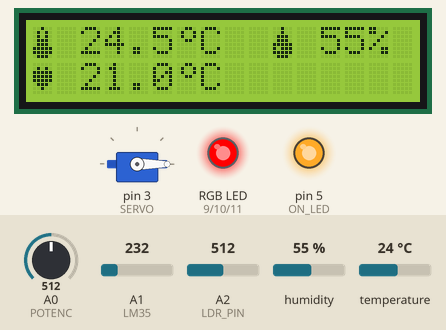
A sketch run on a simulated Arduino Uno, built with avr-gcc and run on an emulated ATmega328P. On the bench: servo, 16×2 character LCD, an RGB LED mixed from three pins (HIGH = lit), output pins drawn as LEDs (lit = HIGH). Inputs (shaded band) come from the test bench; at power-on: temperature 24 °C, A1 (LM35) = 232, A0 (POTENC) = 512, A2 (LDR_PIN) = 512, humidity 55 %.

Above: at 1.3 s.
1.4 s: temperature set to 19 °C
At 4.38 s:
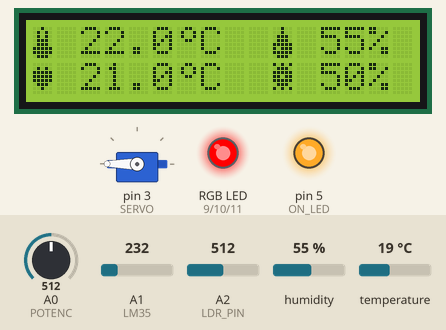
5.9 s: temperature set to 16 °C
At 6.5 s:
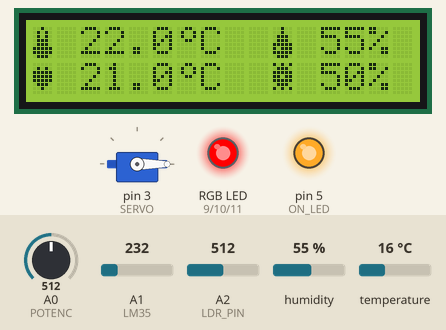
9.3 s: A1 (LM35) set to 255
At 9.57 s:
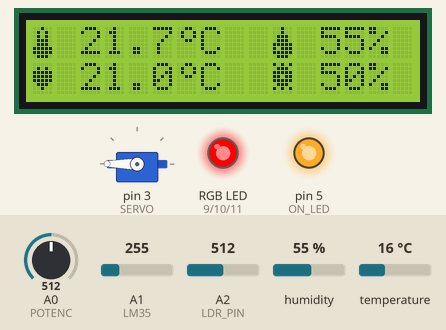
10.9 s: A0 (POTENC) set to 542
At 13.16 s:
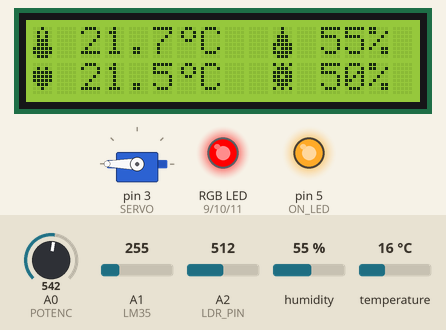
14.5 s: A0 (POTENC) set to 568
At 17.7 s:
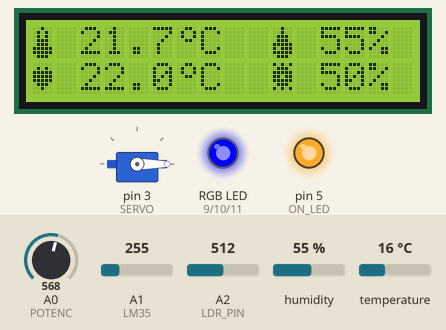
18.1 s: A2 (LDR_PIN) set to 716
At 18.7 s:
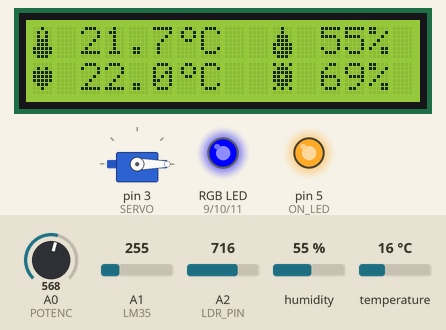
Timing chart, 0 to 20.7 s (numbered marks = the images above; inputs shaded):
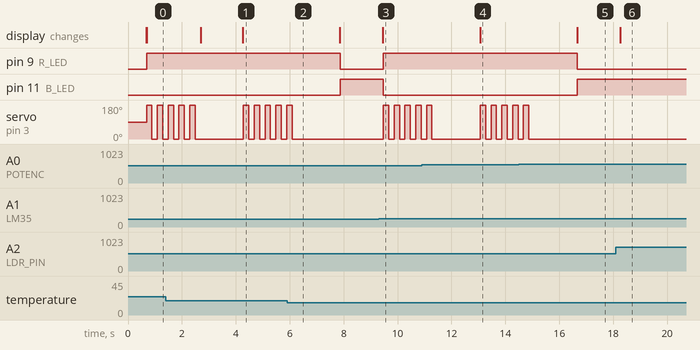

The sketch:

estacion.ino
```cpp
#include <DHT11.h>
#include <LiquidCrystal_I2C.h>
#include <Servo.h>

#define R_LED 9
#define G_LED 10
#define B_LED 11
#define ON_LED 5
#define SERVO 3

// Pines analógicos
#define POTENC A0
#define LM35 A1
#define LDR_PIN A2

// Pin sensor digital
#define DHT_PIN 2

DHT11 dhtSensor(DHT_PIN);
LiquidCrystal_I2C lcd(0x27, 16, 2);
Servo miServo;  // Crea el objeto servo
int pos = 0;    // Posición del servo

// Iconos personalizados
byte termometro[8] = {
  B00100,
  B01010,
  B01010,
  B01110,
  B01110,
  B11111,
  B11111,
  B01110
};

byte gota[8] = {
  B00100,
  B00100,
  B01110,
  B01110,
  B11111,
  B10111,
  B11111,
  B01110
};

byte corazon[8] = {
  B00000,
  B01010,
  B11111,
  B11111,
  B11111,
  B01110,
  B00100,
  B00000
};

byte sol[8] = {
  B10101,
  B01110,
  B11111,
  B11011,
  B11111,
  B01110,
  B10101,
  B00000
};

// º
byte simboloGrados[8] = {
  B00110,
  B01001,
  B01001,
  B00110,
  B00000,
  B00000,
  B00000,
  B00000
};

void setup() {
  Serial.begin(9600);
  pinMode(R_LED, OUTPUT);
  pinMode(G_LED, OUTPUT);
  pinMode(B_LED, OUTPUT);
  pinMode(ON_LED, OUTPUT);

  miServo.attach(SERVO);

  lcd.init();
  lcd.backlight();
  digitalWrite(ON_LED, HIGH);
  // Registro de caracteres especiales en la memoria CGRAM (0 a 4)
  lcd.createChar(0, termometro);
  lcd.createChar(1, gota);
  lcd.createChar(2, corazon);
  lcd.createChar(3, sol);
  lcd.createChar(4, simboloGrados);
}

void loop() {
    float t = temperaturaHumedad(); // lectura+escritura DHT11 y LM35
    float td = temperaturaDeseada(); // lectura+escritura potenciómetro
    if (t>td) {
      rgb_color("rojo");
      abanicar_con_servo();
    } else {
      rgb_color("azul");
    }
    luminosidad(); // lectura+escritura LDR
    delay(1000);
}

void abanicar_con_servo() {
  for (int i=0; i<10; i++) {
    if (i%2==0) {
      miServo.write(180);
    } else {
      miServo.write(0);
    }
    delay(200);
  }
}

float temperaturaHumedad() {
  // 1. Lectura DHT11
  int dhtTemp = 0;
  int dhtHum = 0;
  dhtSensor.readTemperatureHumidity(dhtTemp, dhtHum);

  // 2. Lectura LM35 con referencia interna de 1.1 V
  analogReference(INTERNAL);
  analogRead(LM35); // Lectura de descarte para estabilizar ADC tras cambio de referencia
  delay(10);

  long sumaLM35 = 0;
  for (int i = 0; i < 10; i++) {
    sumaLM35 += analogRead(LM35);
    delay(2);
  }
  float readingLM35 = (float)sumaLM35 / 10.0;
  float lm35Temp = (readingLM35 * (1100.0 / 1024.0)) / 10.0;

  // Cálculo de temperatura media
  float tempMedia = (lm35Temp + (float)dhtTemp) / 2.0;

  // Actualización TºC y H% en LCD
  // Fila 0: [Termometro] TempMedia°C  [Gota] Humedad%
  lcd.setCursor(0, 0);
  lcd.write(byte(0)); // Termómetro
  lcd.setCursor(2, 0);
  if (tempMedia < 10.0) lcd.print(" ");
  lcd.print(tempMedia, 1);
  lcd.write(byte(4)); // Grado °
  lcd.print("C");

  lcd.setCursor(10, 0);
  lcd.write(byte(1)); // Gota
  if (dhtHum < 10) lcd.print("  ");
  else if (dhtHum < 100) lcd.print(" ");
  lcd.print(dhtHum);
  lcd.print("% ");

  return tempMedia;
}

float temperaturaDeseada() {
  analogReference(DEFAULT);
  analogRead(POTENC); // Lectura de descarte para estabilizar ADC a 5 V
  delay(10);

  int potVal = analogRead(POTENC);
  float temp_deseada = obtenerTemperatura(potVal);

  // Fila 1 izquierda: [Corazon] TempDeseada°C  [Sol]
  lcd.setCursor(0, 1);
  lcd.write(byte(2)); // Corazón
  lcd.setCursor(2, 1);
  if (temp_deseada < 10.0) lcd.print(" ");
  lcd.print(temp_deseada, 1);
  lcd.write(byte(4)); // Grado °
  lcd.print("C");

  return temp_deseada;
}

void luminosidad() {
  int ldrVal = analogRead(LDR_PIN);
  int luzPorcentaje = map(ldrVal, 0, 1023, 0, 100);
  luzPorcentaje = constrain(luzPorcentaje, 0, 100);

  // Fila 1 derecha: [Sol] Luz%
  lcd.setCursor(10, 1);
  lcd.write(byte(3)); // Sol
  if (luzPorcentaje < 10) lcd.print("  ");
  else if (luzPorcentaje < 100) lcd.print(" ");
  lcd.print(luzPorcentaje);
  lcd.print("% ");
}

float obtenerTemperatura(int x) {
  int indice = map(x, 0, 1023, 0, 44);
  return 10.0 + (indice * 0.5);
}

void rgb_color(String color) {
  // Convertimos el texto a minúsculas para evitar errores de mayúsculas
  color.toLowerCase();

  if (color == "white" || color == "blanco") {
    analogWrite(R_LED, 180);
    analogWrite(G_LED, 200);
    analogWrite(B_LED, 100);
  }
  else if (color == "red" || color == "rojo") {
    analogWrite(R_LED, 255);
    analogWrite(G_LED, 0);
    analogWrite(B_LED, 0);
  }
  else if (color == "green" || color == "verde") {
    analogWrite(R_LED, 0);
    analogWrite(G_LED, 255);
    analogWrite(B_LED, 0);
  }
  else if (color == "blue" || color == "azul") {
    analogWrite(R_LED, 0);
    analogWrite(G_LED, 0);
    analogWrite(B_LED, 255);
  }
  else if (color == "yellow" || color == "amarillo") {
    analogWrite(R_LED, 255);
    analogWrite(G_LED, 255);
    analogWrite(B_LED, 0);
  }
  else if (color == "cyan" || color == "celeste") {
    analogWrite(R_LED, 0);
    analogWrite(G_LED, 255);
    analogWrite(B_LED, 255);
  }
  else if (color == "magenta" || color == "rosa") {
    analogWrite(R_LED, 255);
    analogWrite(G_LED, 0);
    analogWrite(B_LED, 255);
  }
  else if (color == "orange" || color == "naranja") {
    analogWrite(R_LED, 255);
    analogWrite(G_LED, 128); // El verde a la mitad da el tono naranja
    analogWrite(B_LED, 0);
  }
  else if (color == "purple" || color == "morado") {
    analogWrite(R_LED, 128);
    analogWrite(G_LED, 0);
    analogWrite(B_LED, 128);
  }
  else if (color == "off" || color == "apagado") {
    analogWrite(R_LED, 0);
    analogWrite(G_LED, 0);
    analogWrite(B_LED, 0);
  }
  else {
    // Si el color no existe, parpadea en rojo como alerta de error
    for(int i = 0; i < 3; i++) {
      analogWrite(R_LED, 255); delay(100);
      analogWrite(R_LED, 0);   delay(100);
    }
  }
}
```

Measured:
- the behaviour switches between 18 and 17 °C on temperature (found by bisection; images 1 and 2)
- the behaviour switches between 242 and 243 on A1 (LM35) (found by bisection; images 2 and 3)
- the behaviour switches between 557 and 558 on A0 (POTENC) (found by bisection; images 4 and 5)
- after the input at 1.4 s, the display: first differs from a run without the input after 2.9 s (image 1)
- after the input at 5.9 s, pin 9 (R_LED): HIGH → LOW after 2.0 s; pin 11 (B_LED): LOW → HIGH after 2.0 s; servo on pin 3 (SERVO): goes on until 6.1 s, then stays 0°
- after the input at 9.3 s, pin 9 (R_LED): LOW → HIGH after 0.17 s; pin 11 (B_LED): HIGH → LOW after 0.17 s; servo on pin 3 (SERVO): alternates 180° for 0.20 s and 0° for 0.20 s, starting after 0.17 s; the display: changes after 0.16 s (image 3)
- after the input at 10.9 s, the display: changes after 2.2 s (image 4)
- after the input at 14.5 s, pin 9 (R_LED): HIGH → LOW after 2.2 s; pin 11 (B_LED): LOW → HIGH after 2.2 s; servo on pin 3 (SERVO): goes on until 14.9 s, then stays 0°; the display: changes after 2.2 s (image 5)
- after the input at 18.1 s, the display: changes after 0.17 s (image 6)
